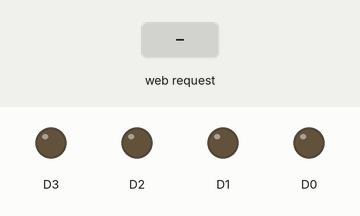
This sketch was run on a simulated ESP8266 (NodeMCU). On the bench: output pins drawn as LEDs (lit = HIGH). The inputs (shaded band) are chosen by the test bench. WiFi joins after 1.5 s; servers stay silent unless stated; what the sketch prints to the serial monitor is not drawn.

Above: at 2.7 s.
2.8 s: HTTP request GET /gpio/D0/1 received
At 3.9 s:
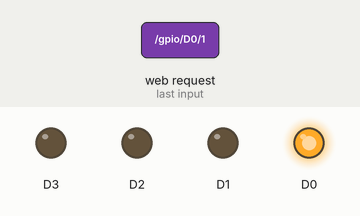
4.3 s: HTTP request GET /gpio/D1/1 received
At 5.0 s:
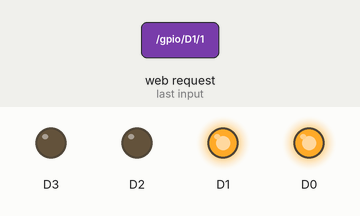
5.8 s: HTTP request GET /gpio/D0/0 received
At 7.0 s:
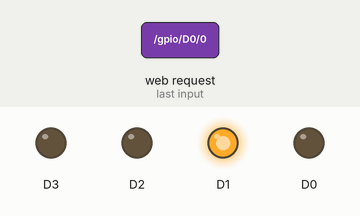
7.3 s: HTTP request GET /gpio/D2/1 received
At 8.5 s:
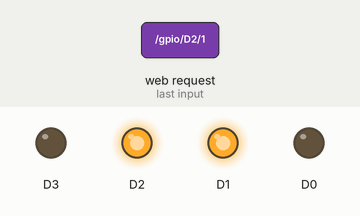
8.8 s: HTTP request GET /gpio/D1/0 received
At 9.6 s:
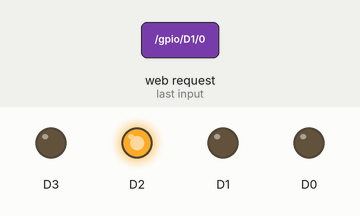
10.3 s: HTTP request GET /gpio/D3/1 received
At 10.7 s:
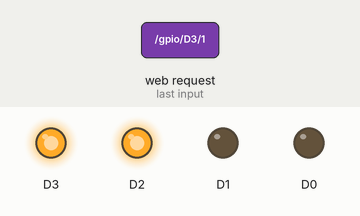
Timing chart, 0 to 12.8 s (numbered marks = the images above; inputs shaded):
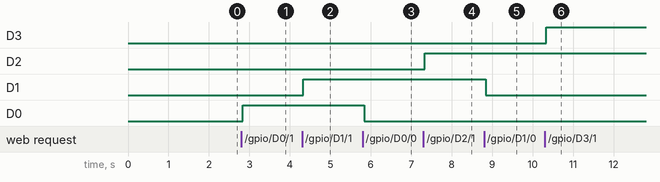

The sketch:

wifi_web_relay.ino
```cpp
/*
    This sketch demonstrates how to set up a simple HTTP-like server.
    The server will set a GPIO pin depending on the request
      http://server_ip/gpio/0 will set the GPIO2 low,
      http://server_ip/gpio/1 will set the GPIO2 high
    server_ip is the IP address of the ESP8266 module, will be
    printed to Serial when the module is connected.
*/

#include <ESP8266WiFi.h>

#ifndef STASSID
#define STASSID "ASUSinternet"
#define STAPSK  "Gt%>SB#sW:EuS@qu_5A$w"
#endif

const char* ssid = STASSID;
const char* password = STAPSK;

// Create an instance of the server
// specify the port to listen on as an argument
WiFiServer server(80);

void setup() {
  Serial.begin(9600);

  // prepare LED
  pinMode(D0, OUTPUT);
  digitalWrite(D0, 0);
  pinMode(D1, OUTPUT);
  digitalWrite(D1, 0);
  pinMode(D2, OUTPUT);
  digitalWrite(D2, 0);
  pinMode(D3, OUTPUT);
  digitalWrite(D3, 0);

  // Connect to WiFi network
  Serial.println();
  Serial.println();
  Serial.print(F("Connecting to "));
  Serial.println(ssid);

  WiFi.mode(WIFI_STA);
  WiFi.begin(ssid, password);

  while (WiFi.status() != WL_CONNECTED) {
    delay(500);
    Serial.print(F("."));
  }
  Serial.println();
  Serial.println(F("WiFi connected"));

  // Start the server
  server.begin();
  Serial.println(F("Server started"));

  // Print the IP address
  Serial.println(WiFi.localIP());
}

void loop() {
  // Check if a client has connected
  WiFiClient client = server.available();
  if (!client) {
    return;
  }
  Serial.println(F("new client"));

  client.setTimeout(5000); // default is 1000

  // Read the first line of the request
  String req = client.readStringUntil('\r');
  Serial.println(F("request: "));
  Serial.println(req);

  // Match the request
  int val;
  if (req.indexOf(F("/gpio/D0/0")) != -1) {
    val = 0;
  } else if (req.indexOf(F("/gpio/D0/1")) != -1) {
    val = 1;
  } else {
    Serial.println(F("invalid request"));
    val = digitalRead(D0);
  }

  int val1;
  if (req.indexOf(F("/gpio/D1/0")) != -1) {
    val1 = 0;
  } else if (req.indexOf(F("/gpio/D1/1")) != -1) {
    val1 = 1;
  } else {
    Serial.println(F("invalid request"));
    val1 = digitalRead(D1);
  }

  int val2;
  if (req.indexOf(F("/gpio/D2/0")) != -1) {
    val2 = 0;
  } else if (req.indexOf(F("/gpio/D2/1")) != -1) {
    val2 = 1;
  } else {
    Serial.println(F("invalid request"));
    val2 = digitalRead(D2);
  }

  int val3;
  if (req.indexOf(F("/gpio/D3/0")) != -1) {
    val3 = 0;
  } else if (req.indexOf(F("/gpio/D3/1")) != -1) {
    val3 = 1;
  } else {
    Serial.println(F("invalid request"));
    val3 = digitalRead(D3);
  }

  // Set LED according to the request
  digitalWrite(D0, val);
  digitalWrite(D1, val1);
  digitalWrite(D2, val2);
  digitalWrite(D3, val3);

  // read/ignore the rest of the request
  // do not client.flush(): it is for output only, see below
  while (client.available()) {
    // byte by byte is not very efficient
    client.read();
  }

  // Send the response to the client
  // it is OK for multiple small client.print/write,
  // because nagle algorithm will group them into one single packet
  client.print(F("HTTP/1.1 200 OK\r\nContent-Type: text/html\r\n\r\n<!DOCTYPE HTML>\r\n<html>\r\n "));
  client.print((val) ? F("[ON] ") : F("[OFF] "));
  //client.print(F("<br><br>D0: <a href='http://"));
  client.print(F("D0: <a href='http://"));
  client.print(WiFi.localIP());
  client.print(F("/gpio/D0/1'>TURN ON</a> / <a href='http://"));
  client.print(WiFi.localIP());
  client.print(F("/gpio/D0/0'>TURN OFF</a><br>"));
  //client.print(F("<a>textTTTTTTT</a>"));

  client.print((val1) ? F("[ON] ") : F("[OFF] "));
  client.print(F("D1: <a href='http://"));
  client.print(WiFi.localIP());
  client.print(F("/gpio/D1/1'>TURN ON</a> / <a href='http://"));
  client.print(WiFi.localIP());
  client.print(F("/gpio/D1/0'>TURN OFF</a><br>"));

  client.print((val2) ? F("[ON] ") : F("[OFF] "));
  client.print(F("D2: <a href='http://"));
  client.print(WiFi.localIP());
  client.print(F("/gpio/D2/1'>TURN ON</a> / <a href='http://"));
  client.print(WiFi.localIP());
  client.print(F("/gpio/D2/0'>TURN OFF</a><br>"));

  client.print((val3) ? F("[ON] ") : F("[OFF] "));
  client.print(F("D3: <a href='http://"));
  client.print(WiFi.localIP());
  client.print(F("/gpio/D3/1'>TURN ON</a> / <a href='http://"));
  client.print(WiFi.localIP());
  client.print(F("/gpio/D3/0'>TURN OFF</a><br></html>"));


  // The client will actually be *flushed* then disconnected
  // when the function returns and 'client' object is destroyed (out-of-scope)
  // flush = ensure written data are received by the other side
  Serial.println(F("Disconnecting from client"));
}
```

Measured:
- after the input at 2.8 s, D0: LOW → HIGH at once
- after the input at 4.3 s, D1: LOW → HIGH at once
- after the input at 5.8 s, D0: HIGH → LOW at once
- after the input at 7.3 s, D2: LOW → HIGH at once
- after the input at 8.8 s, D1: HIGH → LOW at once
- after the input at 10.3 s, D3: LOW → HIGH at once
